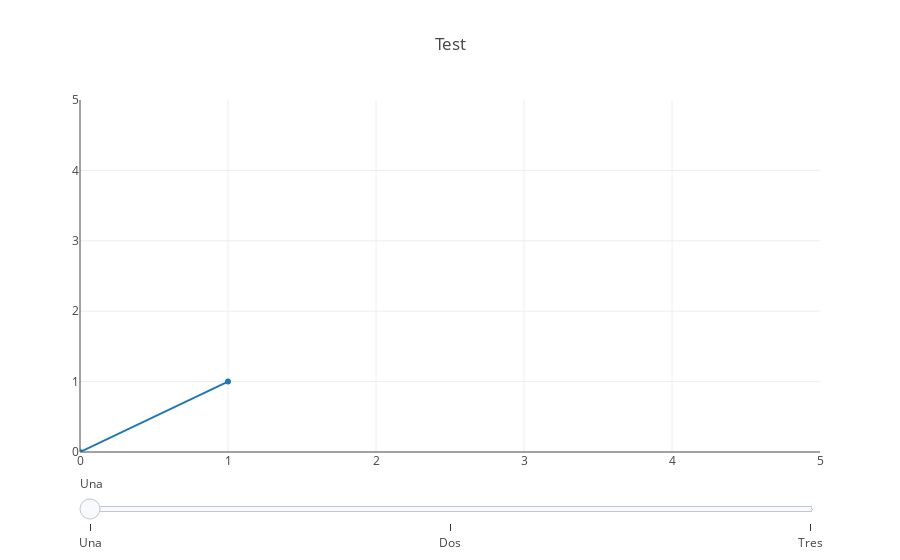

Write notebook code for a chart like this one.
### Code cell
iplot(figure)

### Figure 1 — Plotly figure (JSON) as saved in the notebook; plotly's stock layout.template omitted (floating-point values rounded to 4 significant figures)
{"data": [{"x": [0, 1], "y": [0, 1]}], "layout": {"sliders": [{"steps": [{"args": [["Una"]], "label": "Una", "method": "animate"}, {"args": [["Dos"]], "label": "Dos", "method": "animate"}, {"args": [["Tres"]], "label": "Tres", "method": "animate"}]}], "title": "Test", "xaxis": {"autorange": false, "range": [0, 5]}, "yaxis": {"autorange": false, "range": [0, 5]}}}
